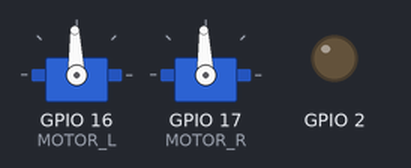
Simulated run of this sketch. Board: ESP32. Shown: 2 × servo, output pins drawn as LEDs (lit = HIGH).

Above: at 0.05 s.
At 2.55 s:
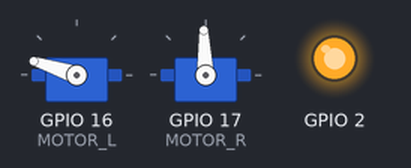
At 3.75 s:
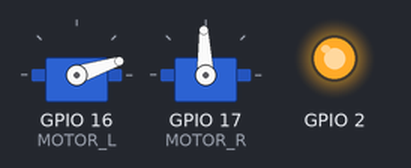
At 7.45 s:
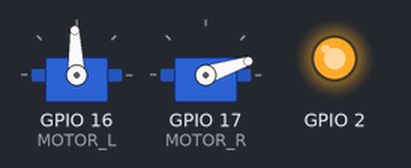
At 10.95 s:
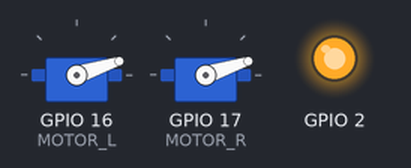
At 14.95 s:
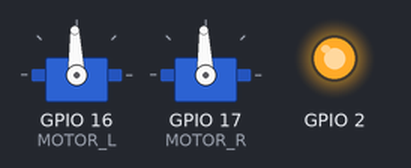
Timing chart, 0 to 20.8 s (numbered marks = the images above):
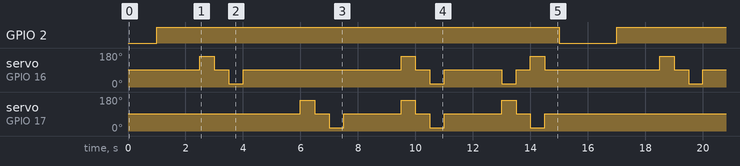

The sketch:

TESTE-GERAL-MOTORES.ino
```cpp
//Bibliotecas internas
#include "config.h"
#include "funcoes.h"

//92: valor enviado no "ESC.write" pra inicializacao dos motores e para parar a rotacao
//ESC2: ESC da Esquerda (conectores da ESC com o motor-- fio vermelho com vermelho, preto com preto)
//ESC1: ESC da Direita (conectores da ESC com o motor-- fio vermelho com preto, preto com vermelho)

void setup(){
  Serial.begin(115200);
  motores_inicializacao();
  pinMode(2, OUTPUT);
  digitalWrite(2, LOW);
}

void loop() {

  general_test();
  /**o teste geral vai ligar o led, girar o motor esquerdo nos dois sentidos, em seguida o direito nos dois sentidos
  e simulara o robo seguindo em frente, tras, giro anti-horario, giro horario, desligar o led.
  **/

}
```

funcoes.h
```cpp
#include <ESP32Servo.h>
Servo ESCL;
Servo ESCR;

int motorUnbiasedVel = 92; //Velocidade 0 da ESC


void motores_inicializacao(){
  ESCL.setPeriodHertz(50);             // Estabelece a frequência do PWM (50Hz)
  ESCR.setPeriodHertz(50);
  ESCL.attach(MOTOR_L, 1000,2000);     // (Pino onde será enviado o sinal, largura de pulso mínima, largura de pulso máxima)
  ESCR.attach(MOTOR_R, 1000,2000);
  ESCL.write(motorUnbiasedVel);
  ESCR.write(motorUnbiasedVel);
/*
    * É necessário estabelecer uma faixa de largura de pulso para que o ESC
    * responda corretamente a variação do sinal analógico lido do potenciômetro
    * O valor da largura de pulso deve ser informado na escala de micro-segundos
    * No caso, a largura de pulso do PWM mínima é de 1000us e a máxima é de 2000us
    */
}

void motorL_test(){
  //gira 80% pra frente, dps para, dps 80% pra tras

  delay(1500);
  ESCL.write(162);
  delay(500);
  ESCL.write(motorUnbiasedVel);
  delay(500);
  ESCL.write(18);
  delay(500);
  ESCL.write(motorUnbiasedVel);
  delay(500);
}

void motorR_test(){
  //gira 80% pra frente, dps para, dps 80% pra tras
  delay(500);
  ESCR.write(162);
  delay(500);
  ESCR.write(motorUnbiasedVel);
  delay(500);
  ESCR.write(18);
  delay(500);
  ESCR.write(motorUnbiasedVel);
  delay(500);
}

void motores_frente_parado_tras(){
  //gira 80% pra frente, dps para, dps 80% pra tras
  delay(500);
  ESCL.write(162);
  ESCR.write(162);
  delay(500);
  ESCL.write(motorUnbiasedVel);
  ESCR.write(motorUnbiasedVel);
  delay(500);
  ESCL.write(18);
  ESCR.write(18);
  delay(500);
  ESCL.write(motorUnbiasedVel);
  ESCR.write(motorUnbiasedVel);
  delay(500);
}

void girar_parado_girar2(){
  //gira 80% pra frente, dps para, dps 80% pra tras
  delay(500);
  ESCL.write(18);
  ESCR.write(162);
  delay(500);
  ESCL.write(motorUnbiasedVel);
  ESCR.write(motorUnbiasedVel);
  delay(500);
  ESCL.write(162);
  ESCR.write(18);
  delay(500);
  ESCL.write(motorUnbiasedVel);
  ESCR.write(motorUnbiasedVel);
  delay(500);
}

void general_test(){
  delay(1000);
  digitalWrite(2, HIGH);
  motorL_test();
  delay(1000);
  motorR_test();
  delay(1000);
  motores_frente_parado_tras();
  delay(1000);
  girar_parado_girar2();
  digitalWrite(2, LOW);
  delay(1000);
}
```

config.h
```cpp
//TODO: Mudar o nome do arquivo pra pinout.h?
#include <Arduino.h>

//motors (left, right)
#define MOTOR_L 16
#define MOTOR_R 17

// TODO: Defenir melhor SCL e SCA
//SCL, SDA FOR DISTANCE SENSORS
#define SCL_SDIST 22
#define SDA_SDIST 21

//Backup analogs pins
#define ANALOG_1 25
#define ANALOG_2 26
#define ANALOG_3 32
#define ANALOG_4 33
```

Measured:
- by itself, GPIO 2: alternates HIGH for 14.0 s and LOW for 2.0 s
- by itself, servo on GPIO 16 (MOTOR_L): repeats every 16.0 s: 92° 0.50 s, 18° 0.50 s, 92° 5.5 s, 162° 0.50 s, 92° 0.50 s, 18° 0.50 s, 92° 2.0 s, 18° 0.50 s, 92° 0.50 s, 162° 0.50 s, 92° 4.0 s, 162° 0.50 s
- by itself, servo on GPIO 17 (MOTOR_R): repeats every 16.0 s: 92° 0.50 s, 18° 0.50 s, 92° 2.0 s, 162° 0.50 s, 92° 0.50 s, 18° 0.50 s, 92° 2.0 s, 162° 0.50 s, 92° 0.50 s, 18° 0.50 s, 92° 7.5 s, 162° 0.50 s
